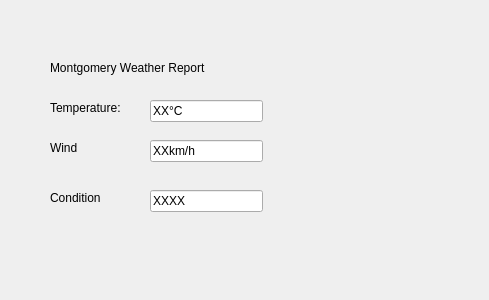
<?xml version="1.0" encoding="UTF-8"?>
<ui version="4.0">
 <class>WeatherWindow</class>
 <widget class="QDialog" name="WeatherWindow">
  <property name="geometry">
   <rect>
    <x>0</x>
    <y>0</y>
    <width>489</width>
    <height>300</height>
   </rect>
  </property>
  <property name="windowTitle">
   <string>Dialog</string>
  </property>
  <widget class="QLabel" name="label">
   <property name="geometry">
    <rect>
     <x>50</x>
     <y>60</y>
     <width>161</width>
     <height>16</height>
    </rect>
   </property>
   <property name="text">
    <string>Montgomery Weather Report</string>
   </property>
  </widget>
  <widget class="QLabel" name="lblTemp">
   <property name="geometry">
    <rect>
     <x>50</x>
     <y>100</y>
     <width>71</width>
     <height>16</height>
    </rect>
   </property>
   <property name="text">
    <string>Temperature:</string>
   </property>
  </widget>
  <widget class="QLabel" name="lblWind">
   <property name="geometry">
    <rect>
     <x>50</x>
     <y>140</y>
     <width>49</width>
     <height>16</height>
    </rect>
   </property>
   <property name="text">
    <string>Wind</string>
   </property>
  </widget>
  <widget class="QLabel" name="lblCondition">
   <property name="geometry">
    <rect>
     <x>50</x>
     <y>190</y>
     <width>61</width>
     <height>16</height>
    </rect>
   </property>
   <property name="text">
    <string>Condition</string>
   </property>
  </widget>
  <widget class="QLineEdit" name="lineEdit">
   <property name="geometry">
    <rect>
     <x>150</x>
     <y>100</y>
     <width>113</width>
     <height>22</height>
    </rect>
   </property>
   <property name="text">
    <string>XX°C</string>
   </property>
  </widget>
  <widget class="QLineEdit" name="lineEdit_2">
   <property name="geometry">
    <rect>
     <x>150</x>
     <y>140</y>
     <width>113</width>
     <height>22</height>
    </rect>
   </property>
   <property name="text">
    <string>XXkm/h</string>
   </property>
   <property name="placeholderText">
    <string/>
   </property>
  </widget>
  <widget class="QLineEdit" name="lineEdit_3">
   <property name="geometry">
    <rect>
     <x>150</x>
     <y>190</y>
     <width>113</width>
     <height>22</height>
    </rect>
   </property>
   <property name="text">
    <string>XXXX</string>
   </property>
  </widget>
 </widget>
 <resources/>
 <connections/>
</ui>
